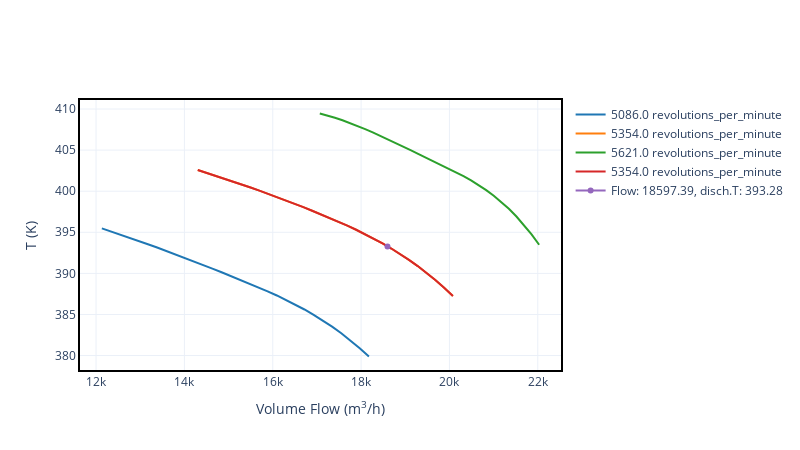

Write notebook code for a chart like this one.
### Code cell
fig = new_imp_2sec.disch.T_plot(flow_v_units="m**3/h",head_units="kJ/kg",
                    speed_units="rpm",flow_v= new_point_2sec.flow_v, speed = new_point_2sec.speed)
fig.update_layout(height=450,width=800)
